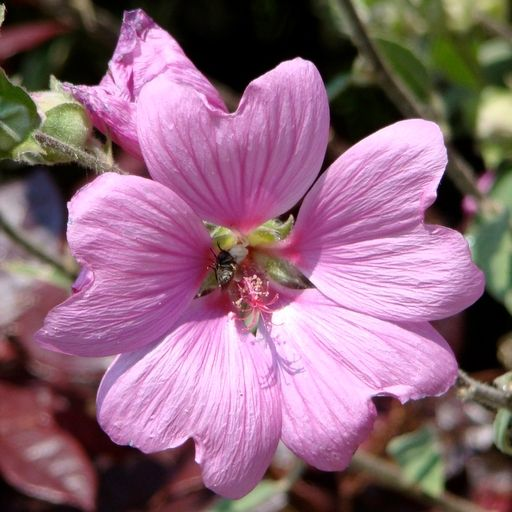
#> input picture DIP_LAB/Solve_of_Qs_1/flower.bmp, 512 x 512 px
$ jupyter execute 1.ipynb
#> lines starting #> are read from the running program, lines starting #| are printed output that depends on the picture; after the words box and inside, x2 and y2 are one past the last pixel; in counts of white or black regions, pixels touching at a corner belong together
[cell 1]
import cv2
import matplotlib.pyplot as plt
import numpy as np

[cell 2]
img = cv2.imread("flower.bmp", cv2.IMREAD_GRAYSCALE)
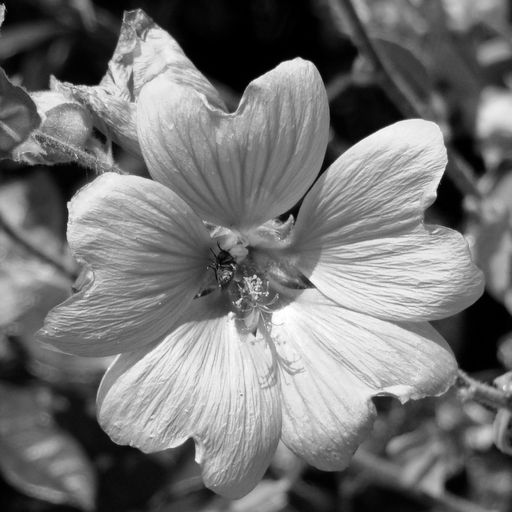
#> img: shape (512, 512); min 0, max 255, mean 116.6
plt.imshow(img,cmap='gray')

[cell 3]
x = np.asarray(img)
print(f"Image shape: {img.shape}\n")
#| Image shape: (512, 512)
print(x)
#> (printed output is left out)

[cell 4]
newX = x[::2,::2]
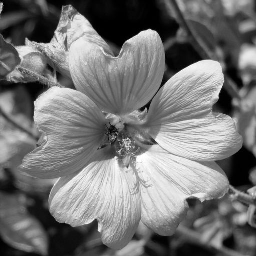
#> newX: shape (256, 256); min 0, max 255, mean 116.6
print(len(newX))
#| 256
cv2.imwrite("newFlower.bmp", newX)
#> Out = True

[cell 5]
newImg = cv2.imread("newFlower.bmp",cv2.IMREAD_GRAYSCALE)
print(f"New Image shape: {newImg.shape}")
#| New Image shape: (256, 256)
print(f"Original Image shape: {img.shape}")
#| Original Image shape: (512, 512)
plt.subplot(1,2,2)
plt.imshow(newImg, cmap = "gray")
plt.title("Reduced Image: 256X256")
plt.subplot(1,2,1)
plt.imshow(img, cmap = "gray")
plt.title("Original Image: 512X512")
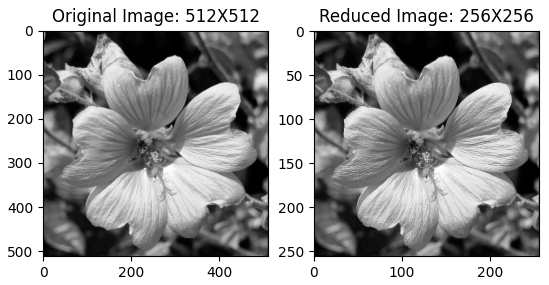
#> figure drawn by matplotlib, 2 panels

Histogram

[cell 6]
hx= np.zeros(256)
for i in range(len(x)):
    for j in range(len(x[i])):
        hx[x[i,j]] = hx[x[i,j]] + 1
#> after the loop, hx = 256 values, max 4400 at index 0, min 30 at index 254, mean 1024

hNx= np.zeros(256)
for i in range(len(newX)):
    for j in range(len(newX[i])):
        hNx[newX[i,j]] = hNx[newX[i,j]] + 1
#> after the loop, hNx = 256 values, max 1095 at index 0, min 7 at index 254, mean 256

plt.subplot(2,1,1)
plt.bar(range(256), hx, width=1, color = 'grey', alpha = 0.8)
plt.title("Histogram of Original Image")
plt.subplot(2,1,2)
plt.bar(range(256), hNx, width=1, color = 'grey', alpha = 0.8)
plt.title("Histogram of Reduced Image")
plt.tight_layout()
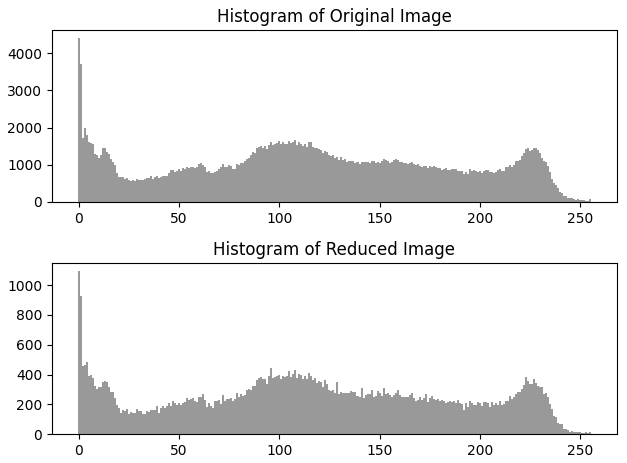
#> figure drawn by matplotlib, 2 panels; panel 1: tallest bar 4400 high, from x = -0.5 to 0.5; panel 2: tallest bar 1095 high, from x = -0.5 to 0.5

Reduce Intensity level

[cell 7]
arr2d = []
for i in range(len(x)):
    arr = []
    for j in range(len(x[i])):
        arr.append(x[i,j]/2)
    arr2d.append(arr)
#> after the loop, arr2d = 512 items
nwIX = np.asarray(arr2d)
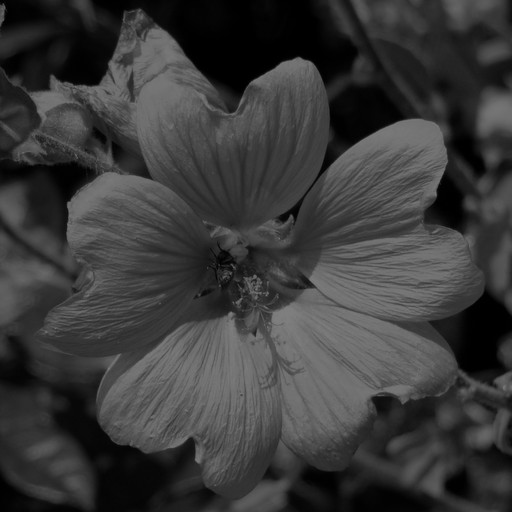
#> nwIX: shape (512, 512) float64; min 0, max 127.5, mean 58.3

[cell 8]
cv2.imwrite("newFlowerAfterIntensityReduce.bmp", nwIX)
#> Out = True

[cell 9]
newImg2 = cv2.imread("newFlowerAfterIntensityReduce.bmp",cv2.IMREAD_GRAYSCALE)
plt.subplot(1,2,2)
plt.imshow(newImg2, cmap = "gray")
plt.title("Image after Reduce Intensity")
plt.subplot(1,2,1)
plt.imshow(img, cmap = "gray")
plt.title("Original Image")
plt.tight_layout()

[cell 10]
hNIx= np.zeros(256)
for i in range(len(nwIX)):
    for j in range(len(nwIX[i])):
        hNIx[int(nwIX[i,j])] = hNIx[int(nwIX[i,j])] + 1
#> after the loop, hNIx = 256 values, max 8107 at index 0, min 0 at index 128, mean 1024

plt.subplot(2,1,1)
plt.bar(range(256), hx, width=1, color = 'grey', alpha = 0.8)
plt.title("Histogram of Original Image")
plt.subplot(2,1,2)
plt.bar(range(256), hNIx, width=1, color = 'grey', alpha = 0.8)
plt.title("Histogram of Reduced Image")
plt.tight_layout()
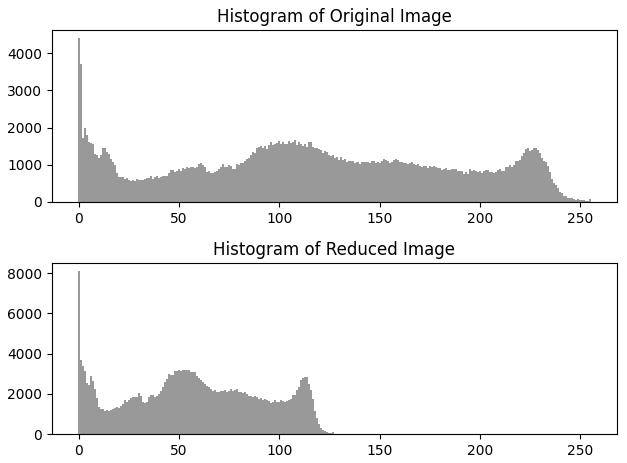
#> figure drawn by matplotlib, 2 panels; panel 1: tallest bar 4400 high, from x = -0.5 to 0.5; panel 2: tallest bar 8107 high, from x = -0.5 to 0.5

D

[cell 11]
img = cv2.imread("moon.bmp", cv2.IMREAD_GRAYSCALE)
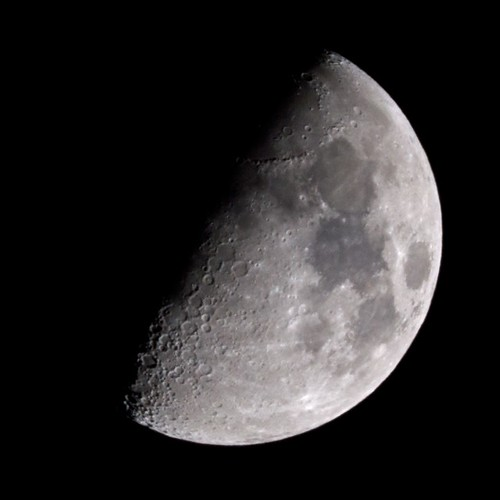
#> input picture DIP_LAB/Solve_of_Qs_1/moon.bmp, 500 x 500 px
#> img: shape (500, 500); min 0, max 255, mean 40.3
plt.imshow(img,cmap='gray')

x = np.asarray(img)
print(f"Image shape: {img.shape}\n")
#| Image shape: (500, 500)
print(x)
#> (printed output is left out)

hx= np.zeros(256)
for i in range(len(x)):
    for j in range(len(x[i])):
        hx[x[i,j]] = hx[x[i,j]] + 1
#> after the loop, hx = 256 values, max 167332 at index 0, min 2 at index 246, mean 976.6

[cell 12]
mx = 255
mn = 0
threshold = 127

arr2d = []
for i in range(len(x)):
    arr = []
    for j in range(len(x[i])):
        if x[i,j] > threshold:
            arr.append(mx)
        else:
            arr.append(mn)
    arr2d.append(arr)
#> after the loop, arr2d = 500 items
nwIX = np.asarray(arr2d)
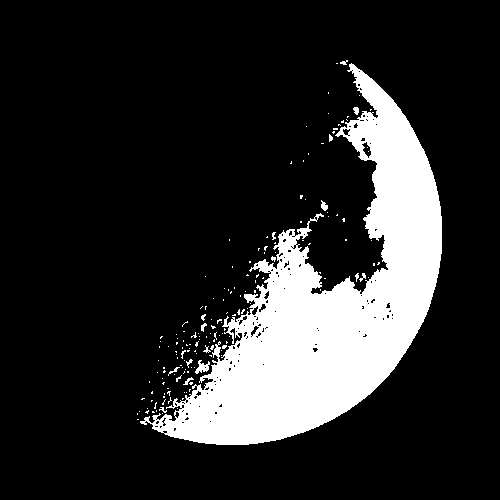
#> nwIX: shape (500, 500) int64; 16.9% white; 169 white regions (153 under 20 px), largest, box (x1, y1, x2, y2) and area: (140, 63, 442, 445) 41220, (195, 360, 210, 374) 108, (321, 200, 328, 211) 47

[cell 13]
cv2.imwrite("MoonAfterThresholding.bmp", nwIX)
#> Out = True

[cell 14]
newImg2 = cv2.imread("MoonAfterThresholding.bmp",cv2.IMREAD_GRAYSCALE)
plt.subplot(1,2,2)
plt.imshow(newImg2, cmap = "gray")
plt.title("threshold segmentation")
plt.subplot(1,2,1)
plt.imshow(img, cmap = "gray")
plt.title("Original Image")
plt.tight_layout()
